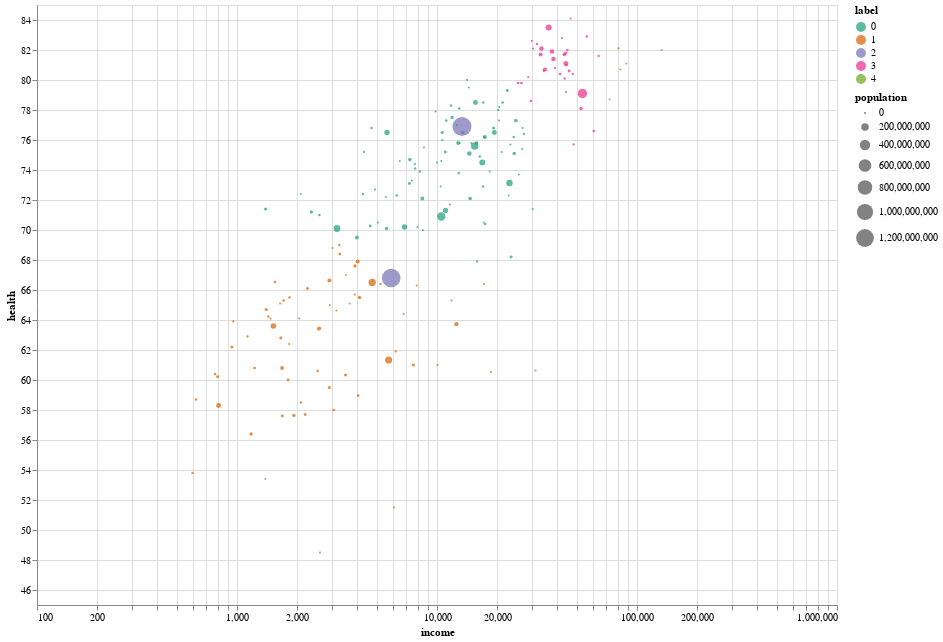

Notebook cell for this chart:
### Code cell
(
    alt.Chart(gapminder)
    .mark_circle()
    .encode(
        alt.X("income:Q", scale=alt.Scale(type="log")),
        alt.Y("health:Q", scale=alt.Scale(zero=False)),
        size="population:Q",
        color=alt.Color("label:N", scale=alt.Scale(scheme="dark2")),
        tooltip=list(gapminder.columns),
    )
    .properties(width=800, height=600)
    .interactive()
)

### Figure 1 — Vega-Lite specification as saved in the notebook (floating-point values rounded to 4 significant figures; data arrays with more than 128 entries replaced by an {"elided": "..."} marker saying what was removed)
{"config": {"view": {"continuousWidth": 300, "continuousHeight": 300}}, "data": {"name": "data-59f96afc0f48b6fe37710fdd4e8917b1"}, "mark": {"type": "circle"}, "encoding": {"color": {"field": "label", "scale": {"scheme": "dark2"}, "type": "nominal"}, "size": {"field": "population", "type": "quantitative"}, "tooltip": [{"field": "country", "type": "nominal"}, {"field": "income", "type": "quantitative"}, {"field": "health", "type": "quantitative"}, {"field": "population", "type": "quantitative"}, {"field": "label", "type": "quantitative"}], "x": {"field": "income", "scale": {"type": "log"}, "type": "quantitative"}, "y": {"field": "health", "scale": {"zero": false}, "type": "quantitative"}}, "height": 600, "params": [{"name": "param_4", "select": {"type": "interval", "encodings": ["x", "y"]}, "bind": "scales"}], "width": 800, "$schema": "https://vega.github.io/schema/vega-lite/v5.14.1.json", "datasets": {"data-59f96afc0f48b6fe37710fdd4e8917b1": {"elided": "187 records"}}}
